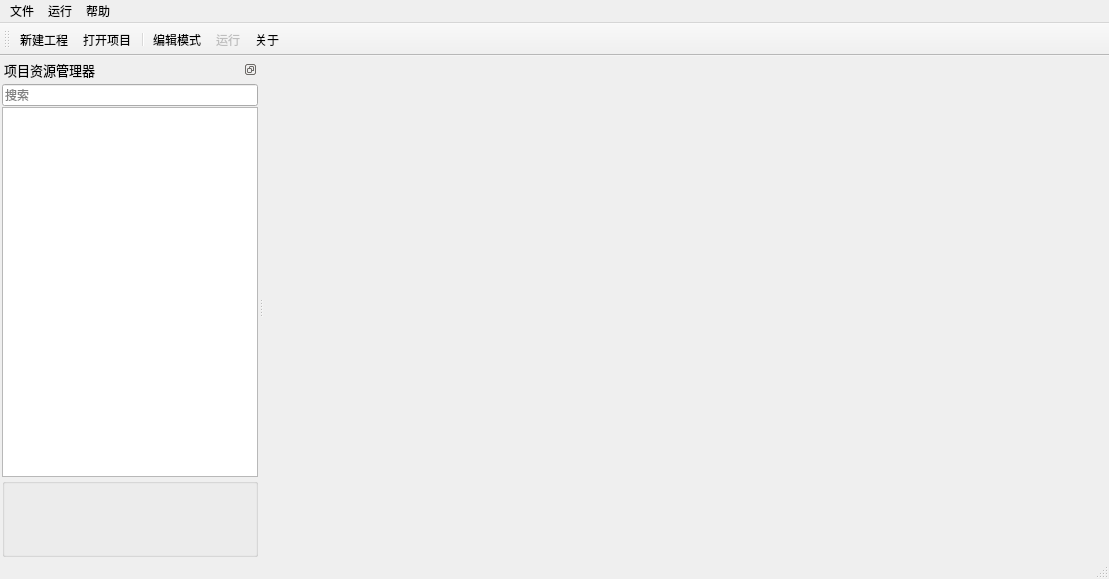
<?xml version="1.0" encoding="UTF-8"?>
<ui version="4.0">
 <class>MainWindow</class>
 <widget class="QMainWindow" name="MainWindow">
  <property name="geometry">
   <rect>
    <x>0</x>
    <y>0</y>
    <width>1109</width>
    <height>579</height>
   </rect>
  </property>
  <property name="font">
   <font>
    <family>Microsoft YaHei</family>
   </font>
  </property>
  <property name="acceptDrops">
   <bool>false</bool>
  </property>
  <property name="windowTitle">
   <string>Bitmap Studio</string>
  </property>
  <property name="iconSize">
   <size>
    <width>64</width>
    <height>64</height>
   </size>
  </property>
  <widget class="QWidget" name="centralwidget">
   <layout class="QHBoxLayout" name="horizontalLayout">
    <property name="leftMargin">
     <number>2</number>
    </property>
    <property name="topMargin">
     <number>2</number>
    </property>
    <property name="rightMargin">
     <number>2</number>
    </property>
    <property name="bottomMargin">
     <number>2</number>
    </property>
    <item>
     <widget class="CustomTabWidget" name="tabWidget">
      <property name="acceptDrops">
       <bool>true</bool>
      </property>
      <property name="statusTip">
       <string/>
      </property>
      <property name="whatsThis">
       <string/>
      </property>
      <property name="styleSheet">
       <string notr="true">QTabBar::tab{
	height:24;
	width:180;
    padding-left:2;
    padding-right:2;
	border:1px solid #b9b9b9;
	background-color: rgb(228, 228, 228);
    border-top-left-radius:4px;
    border-top-right-radius:4px;
    font: 9pt &quot;微软雅黑&quot;;
}


QTabBar::close-button {
    image:url( :/Image/TabBar/Close1.svg)
}

QTabBar::close-button:hover {
    image:url(:/Image/TabBar/Close2.svg)
}

QTabBar::tab:selected,QTabBar::tab:hover
{
	background-color: rgb(255, 255, 255);
}</string>
      </property>
      <property name="tabPosition">
       <enum>QTabWidget::North</enum>
      </property>
      <property name="tabShape">
       <enum>QTabWidget::Rounded</enum>
      </property>
      <property name="currentIndex">
       <number>-1</number>
      </property>
      <property name="elideMode">
       <enum>Qt::ElideRight</enum>
      </property>
      <property name="documentMode">
       <bool>true</bool>
      </property>
      <property name="tabsClosable">
       <bool>true</bool>
      </property>
      <property name="movable">
       <bool>true</bool>
      </property>
      <property name="tabBarAutoHide">
       <bool>false</bool>
      </property>
     </widget>
    </item>
   </layout>
  </widget>
  <widget class="QMenuBar" name="menubar">
   <property name="geometry">
    <rect>
     <x>0</x>
     <y>0</y>
     <width>1109</width>
     <height>21</height>
    </rect>
   </property>
   <widget class="QMenu" name="menu">
    <property name="title">
     <string>文件</string>
    </property>
    <addaction name="actNewProject"/>
    <addaction name="actOpenProject"/>
   </widget>
   <widget class="QMenu" name="menu_2">
    <property name="title">
     <string>运行</string>
    </property>
    <addaction name="actRun"/>
   </widget>
   <widget class="QMenu" name="menu_3">
    <property name="title">
     <string>帮助</string>
    </property>
    <addaction name="actAbout"/>
   </widget>
   <addaction name="menu"/>
   <addaction name="menu_2"/>
   <addaction name="menu_3"/>
  </widget>
  <widget class="QStatusBar" name="statusbar"/>
  <widget class="QDockWidget" name="dockProject">
   <property name="font">
    <font>
     <family>Microsoft YaHei</family>
     <pointsize>10</pointsize>
    </font>
   </property>
   <property name="styleSheet">
    <string notr="true">QDockWidget::title
{
        padding: 5px;
}</string>
   </property>
   <property name="floating">
    <bool>false</bool>
   </property>
   <property name="features">
    <set>QDockWidget::DockWidgetFloatable|QDockWidget::DockWidgetMovable</set>
   </property>
   <property name="allowedAreas">
    <set>Qt::LeftDockWidgetArea|Qt::RightDockWidgetArea</set>
   </property>
   <property name="windowTitle">
    <string>项目资源管理器</string>
   </property>
   <attribute name="dockWidgetArea">
    <number>1</number>
   </attribute>
   <widget class="QWidget" name="dockWidgetContents">
    <layout class="QVBoxLayout" name="verticalLayout">
     <property name="spacing">
      <number>1</number>
     </property>
     <property name="leftMargin">
      <number>2</number>
     </property>
     <property name="topMargin">
      <number>0</number>
     </property>
     <property name="rightMargin">
      <number>0</number>
     </property>
     <property name="bottomMargin">
      <number>0</number>
     </property>
     <item>
      <widget class="QLineEdit" name="lineEditSearch">
       <property name="enabled">
        <bool>true</bool>
       </property>
       <property name="autoFillBackground">
        <bool>false</bool>
       </property>
       <property name="dragEnabled">
        <bool>false</bool>
       </property>
       <property name="placeholderText">
        <string>搜索</string>
       </property>
       <property name="clearButtonEnabled">
        <bool>true</bool>
       </property>
      </widget>
     </item>
     <item>
      <widget class="QSplitter" name="splitter">
       <property name="layoutDirection">
        <enum>Qt::LeftToRight</enum>
       </property>
       <property name="autoFillBackground">
        <bool>false</bool>
       </property>
       <property name="frameShadow">
        <enum>QFrame::Plain</enum>
       </property>
       <property name="orientation">
        <enum>Qt::Vertical</enum>
       </property>
       <property name="opaqueResize">
        <bool>true</bool>
       </property>
       <property name="handleWidth">
        <number>1</number>
       </property>
       <property name="childrenCollapsible">
        <bool>true</bool>
       </property>
       <widget class="QTreeView" name="treeViewProject">
        <property name="font">
         <font>
          <family>微软雅黑</family>
          <pointsize>11</pointsize>
         </font>
        </property>
        <property name="cursor" stdset="0">
         <cursorShape>ArrowCursor</cursorShape>
        </property>
        <property name="focusPolicy">
         <enum>Qt::ClickFocus</enum>
        </property>
        <property name="acceptDrops">
         <bool>true</bool>
        </property>
        <property name="editTriggers">
         <set>QAbstractItemView::EditKeyPressed</set>
        </property>
        <property name="showDropIndicator" stdset="0">
         <bool>false</bool>
        </property>
        <property name="dragEnabled">
         <bool>true</bool>
        </property>
        <property name="dragDropOverwriteMode">
         <bool>false</bool>
        </property>
        <property name="dragDropMode">
         <enum>QAbstractItemView::DragDrop</enum>
        </property>
        <property name="defaultDropAction">
         <enum>Qt::CopyAction</enum>
        </property>
        <property name="alternatingRowColors">
         <bool>false</bool>
        </property>
        <property name="indentation">
         <number>17</number>
        </property>
        <property name="animated">
         <bool>true</bool>
        </property>
        <property name="headerHidden">
         <bool>true</bool>
        </property>
        <property name="expandsOnDoubleClick">
         <bool>true</bool>
        </property>
        <attribute name="headerVisible">
         <bool>false</bool>
        </attribute>
       </widget>
       <widget class="QGroupBox" name="groupBox">
        <property name="title">
         <string/>
        </property>
        <layout class="QGridLayout" name="gridLayout">
         <item row="0" column="0">
          <widget class="QLabel" name="labelPreview">
           <property name="text">
            <string/>
           </property>
           <property name="alignment">
            <set>Qt::AlignCenter</set>
           </property>
          </widget>
         </item>
        </layout>
       </widget>
      </widget>
     </item>
    </layout>
   </widget>
  </widget>
  <widget class="QToolBar" name="toolBar">
   <property name="windowTitle">
    <string>工具栏</string>
   </property>
   <property name="layoutDirection">
    <enum>Qt::LeftToRight</enum>
   </property>
   <property name="autoFillBackground">
    <bool>false</bool>
   </property>
   <property name="movable">
    <bool>true</bool>
   </property>
   <property name="orientation">
    <enum>Qt::Horizontal</enum>
   </property>
   <property name="iconSize">
    <size>
     <width>32</width>
     <height>32</height>
    </size>
   </property>
   <property name="toolButtonStyle">
    <enum>Qt::ToolButtonIconOnly</enum>
   </property>
   <property name="floatable">
    <bool>true</bool>
   </property>
   <attribute name="toolBarArea">
    <enum>TopToolBarArea</enum>
   </attribute>
   <attribute name="toolBarBreak">
    <bool>false</bool>
   </attribute>
   <addaction name="actNewProject"/>
   <addaction name="actOpenProject"/>
   <addaction name="separator"/>
   <addaction name="actEditMode"/>
   <addaction name="actRun"/>
   <addaction name="actAbout"/>
  </widget>
  <action name="actOpenProject">
   <property name="icon">
    <iconset resource="Img.qrc">
     <normaloff>:/Image/Toolbar/OpenProject.png</normaloff>:/Image/Toolbar/OpenProject.png</iconset>
   </property>
   <property name="text">
    <string>打开项目</string>
   </property>
   <property name="shortcut">
    <string>Ctrl+O</string>
   </property>
   <property name="priority">
    <enum>QAction::NormalPriority</enum>
   </property>
  </action>
  <action name="actNewProject">
   <property name="icon">
    <iconset resource="Img.qrc">
     <normaloff>:/Image/Toolbar/NewProject.png</normaloff>:/Image/Toolbar/NewProject.png</iconset>
   </property>
   <property name="text">
    <string>新建工程</string>
   </property>
   <property name="shortcut">
    <string>Ctrl+N</string>
   </property>
  </action>
  <action name="actRun">
   <property name="enabled">
    <bool>false</bool>
   </property>
   <property name="icon">
    <iconset resource="Img.qrc">
     <normaloff>:/Image/Toolbar/Run.svg</normaloff>:/Image/Toolbar/Run.svg</iconset>
   </property>
   <property name="text">
    <string>运行</string>
   </property>
   <property name="shortcut">
    <string>Ctrl+R</string>
   </property>
  </action>
  <action name="actEditMode">
   <property name="checkable">
    <bool>true</bool>
   </property>
   <property name="icon">
    <iconset resource="Img.qrc">
     <normaloff>:/Image/Toolbar/Edit.svg</normaloff>:/Image/Toolbar/Edit.svg</iconset>
   </property>
   <property name="text">
    <string>编辑模式</string>
   </property>
   <property name="shortcut">
    <string>Ctrl+E</string>
   </property>
  </action>
  <action name="action">
   <property name="text">
    <string>用户手册</string>
   </property>
  </action>
  <action name="action_2">
   <property name="text">
    <string>关于</string>
   </property>
  </action>
  <action name="actSettings">
   <property name="icon">
    <iconset resource="Img.qrc">
     <normaloff>:/Image/TreeIco/Setting.svg</normaloff>:/Image/TreeIco/Setting.svg</iconset>
   </property>
   <property name="text">
    <string>设置</string>
   </property>
   <property name="toolTip">
    <string>设置</string>
   </property>
  </action>
  <action name="actAbout">
   <property name="icon">
    <iconset resource="Img.qrc">
     <normaloff>:/Image/Toolbar/About.svg</normaloff>:/Image/Toolbar/About.svg</iconset>
   </property>
   <property name="text">
    <string>关于</string>
   </property>
   <property name="toolTip">
    <string>关于</string>
   </property>
  </action>
 </widget>
 <customwidgets>
  <customwidget>
   <class>CustomTabWidget</class>
   <extends>QTabWidget</extends>
   <header location="global">custom/customtabwidget.h</header>
   <container>1</container>
  </customwidget>
 </customwidgets>
 <resources>
  <include location="Img.qrc"/>
 </resources>
 <connections/>
</ui>
